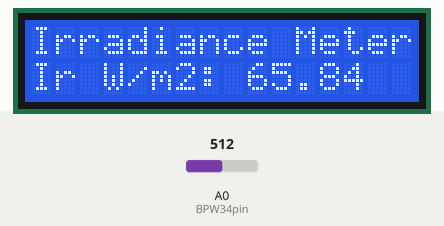
Simulated run of this sketch. Board: Arduino Uno, built with avr-gcc and run on an emulated ATmega328P. Shown: 16×2 character LCD. Inputs (shaded band) come from the test bench; at power-on: A0 (BPW34pin) = 512.

Above: at 1.2 s.
1.3 s: A0 (BPW34pin) set to 716
At 3.0 s:
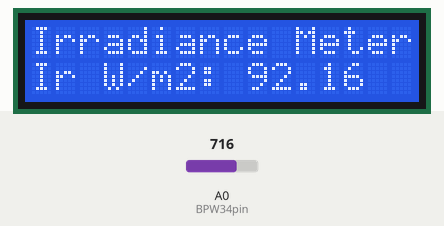
3.3 s: A0 (BPW34pin) set to 900
At 4.4 s:
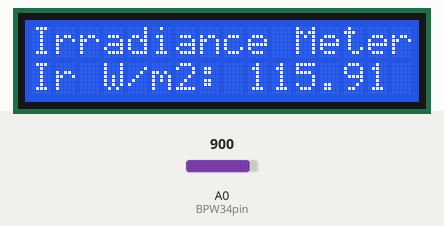
5.2 s: A0 (BPW34pin) set to 1023
At 6.7 s:
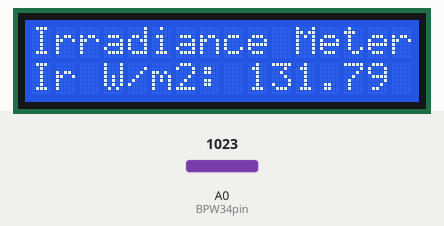
Timing chart, 0 to 8.2 s (numbered marks = the images above; inputs shaded):
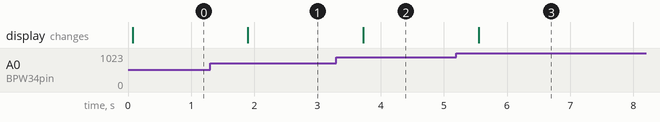

The sketch:

Solar_Irradiance_Meter.ino
```cpp
#include <LiquidCrystal.h>


#define BPW34pin        A0
#define samples         16


LiquidCrystal lcd(2, 3, 4, 5, 6, 7);


unsigned int sample[samples];

unsigned char s = 0;
unsigned int avg = 0;
unsigned long sum = 0;
float irValue = 0;


void setup()
{
  memset(sample, 0, samples);
  lcd.begin(16, 2);
}


void loop()
{
   sum -= sample[s];
   sample[s] = analogRead(BPW34pin);
   sum += sample[s];
   s += 1;

   if(s >= samples)
   {
      s = 0;
      avg = (sum >> 4);
      irValue = ((16.3366 * avg) - 30.69);
      irValue *= 0.0079;

      if(irValue < 0)
      {
        irValue = 0;
      }

      lcd.clear();
      lcd.setCursor(0, 0);
      lcd.print("Irradiance Meter");
      lcd.setCursor(0, 1);
      lcd.print("Ir W/m2: ");

      lcd.setCursor(9, 1);
      lcd.print(irValue);
      delay(600);
   }
}
```

Measured:
- after the input at 1.3 s, the display: changes after 0.60 s (image 1)
- after the input at 3.3 s, the display: changes after 0.42 s (image 2)
- after the input at 5.2 s, the display: changes after 0.35 s (image 3)
